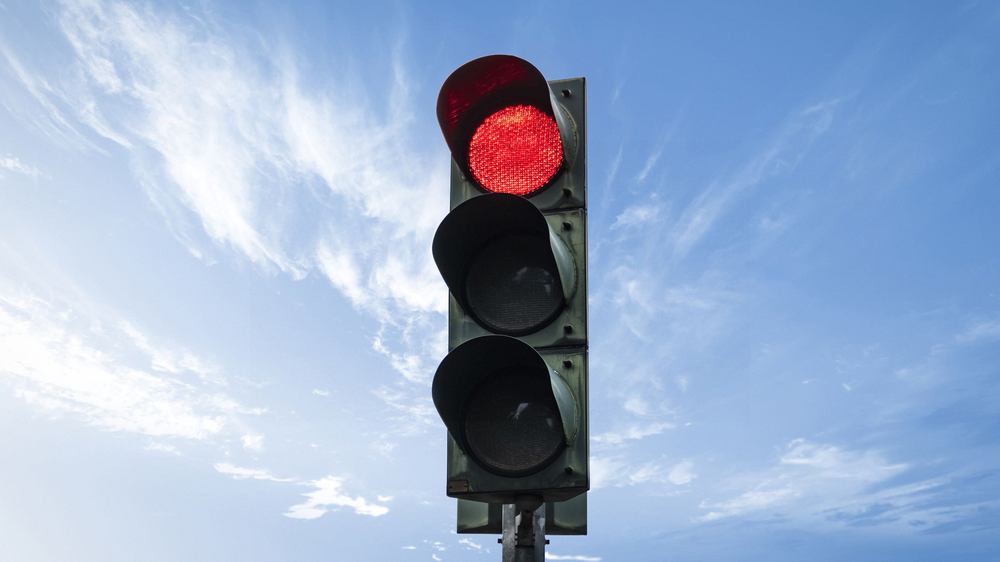
#> input picture Images/output_dummy.png, 1000 x 562 px, shrunk from 2560 x 1440 before the run, given in place of output_dummy.jpg, which was not available; the run also reads 1 picture not shown here
$ python extraction.py
#> lines starting #> are read from the running program, lines starting #| are printed output that depends on the picture; after the words box and inside, x2 and y2 are one past the last pixel; in counts of white or black regions, pixels touching at a corner belong together; pictures that were not available may be replaced by others from this repository, and a replacement may not be noted
### Codes/principal/dummy_mask.py
import numpy as np

def dummy_mask(image):

    h, w = image.shape[:2]
#> h = 562; w = 1000
    mask = np.zeros((h, w), dtype=np.uint8)

    center_x = w // 2
#> center_x = 500
    center_y =  h // 2
#> center_y = 281
    offset_x = w // 4
#> offset_x = 250
    offset_y = h//4
#> offset_y = 140

    start_x = center_x - offset_x
#> start_x = 250
    end_x = center_x + offset_x
#> end_x = 750

    start_y = center_y - offset_y
#> start_y = 141
    end_y = center_y + offset_y
#> end_y = 421

    mask[start_y : end_y, start_x : end_x] = 1

    return mask

### Codes/principal/haar_manipulation.py
import pywt
import numpy as np
import cv2


# [40 lines left out: functions scale_to_uint, scale_to_uint2, dwt_embed, not called in this run]

def dwt_extract(host, watermarked, param):

    res = np.zeros_like(host)

    for k in range(3):

        LL_original, _ = pywt.dwt2(host[:, :, k], 'haar')
        LL_watermarked, _ = pywt.dwt2(watermarked[:, :, k], 'haar')

        LL_extracted = (LL_watermarked - LL_original) / param

        zeros = np.zeros_like(LL_extracted)
        coeffs_extracted = (LL_extracted, (zeros, zeros, zeros))

        res_k = np.clip((pywt.idwt2(coeffs_extracted, 'haar').astype(np.float32)),0,255)
        res_k = cv2.resize(res_k, (host.shape[1], host.shape[0]))

        res[:, :, k] = res_k.astype(np.uint8)

    return res


# [48 lines left out: functions dwt_embed2, dwt_extract2, not called in this run]

### Codes/principal/logistic_map.py
import numpy as np


# [17 lines left out: function apply_logistic_map, not called in this run]


def invert_logistic_map(scrambled_image, f = 3.6, d_0 = 0.5):

    H, W = scrambled_image.shape[:2]
    nb_pixels = H * W

    d = np.zeros(nb_pixels)
    d[0] = d_0
    for i in range(1, nb_pixels):
        d[i] = f * d[i-1] * (1 - d[i-1])

    indices = np.argsort(np.argsort(d))

    scrambled_flat = scrambled_image.reshape(-1, scrambled_image.shape[2])
    flat_image = scrambled_flat[indices]
    image = flat_image.reshape(H, W, scrambled_image.shape[2])

    return image

### Codes/principal/arnold_cat_map.py
import numpy as np
import random

# [17 lines left out: function arnold_map, not called in this run]


def arnold_map_inv(image, M = 256, c = (1,1,1,1)):

    H, W = image.shape[:2]

    Gamma = np.array([  [1,       c[0],                  c[1]],
                        [c[2],    1+c[0]*c[2],           c[1]*c[2]],
                        [c[3],    c[0]*c[1]*c[2]*c[3],   1+c[1]*c[3]]
                    ])

    Gamma_inv = np.linalg.inv(Gamma)

    #print(f"On a la valeur du premier pixel: {image[0,0]}")
    #print(f"Ca donne {Gamma @ image[0,0]}")

    for i in range(H):
        for j in range(W):
            image[i,j] = (Gamma_inv @ image[i,j] )#% M

    return image


# [16 lines that do not run on import are left out]

### Codes/principal/extraction.py
import cv2
import numpy as np
import matplotlib.pyplot as plt

from arnold_cat_map import arnold_map_inv
from logistic_map import invert_logistic_map
from haar_manipulation import dwt_extract
from dummy_mask import dummy_mask

def get_mask(image):

    # A changer à l'occasion, selon la méthode souhaitée
    return dummy_mask(image)


def extraction_process(original_host, watermarked, output, alpha=0.04, beta=0.02):

    I = cv2.imread(original_host).astype(np.float32)
    W = cv2.imread(watermarked).astype(np.float32)


#--------------------- Application du masque ----------------------------------

    mask = dummy_mask(I)
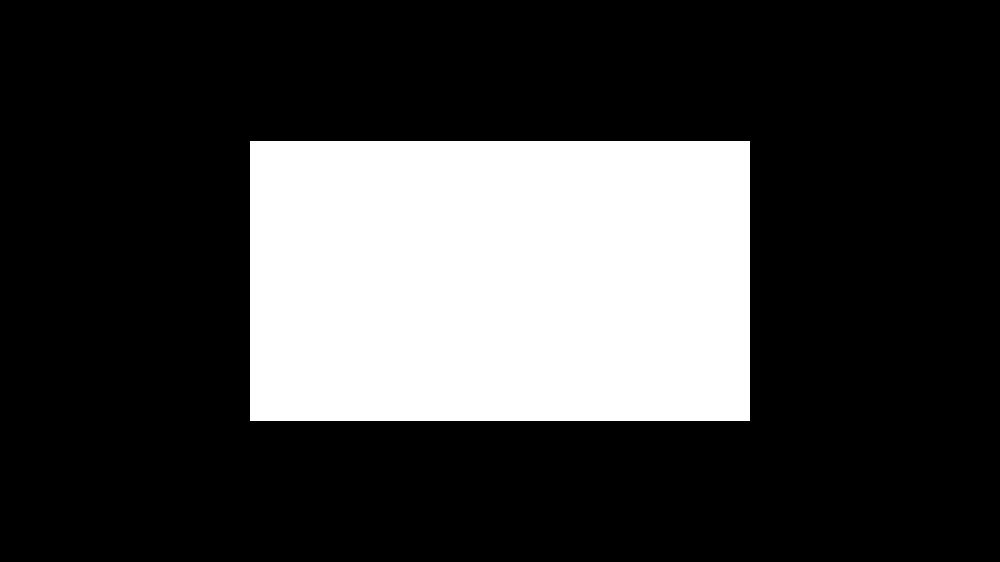
#> mask: shape (562, 1000); values 0 (black) and 1 (white), 24.9% white; 1 white region, box (x1, y1, x2, y2) and area: (250, 141, 750, 421) 140000

    mask_3d = np.repeat(mask[:, :, np.newaxis], 3, axis=2)

    """
    # Faire ca ca donne pas les bonnes dimensions
    F_I = np.array([I[:,:,0]*mask, I[:,:,1]*mask, I[:,:,2]*mask])
    B_I = np.array([I[:,:,0]*(1-mask), I[:,:,1]*(1-mask), I[:,:,2]*(1-mask)])
    """

    F_I = I * mask_3d
    B_I = I * (1 - mask_3d)
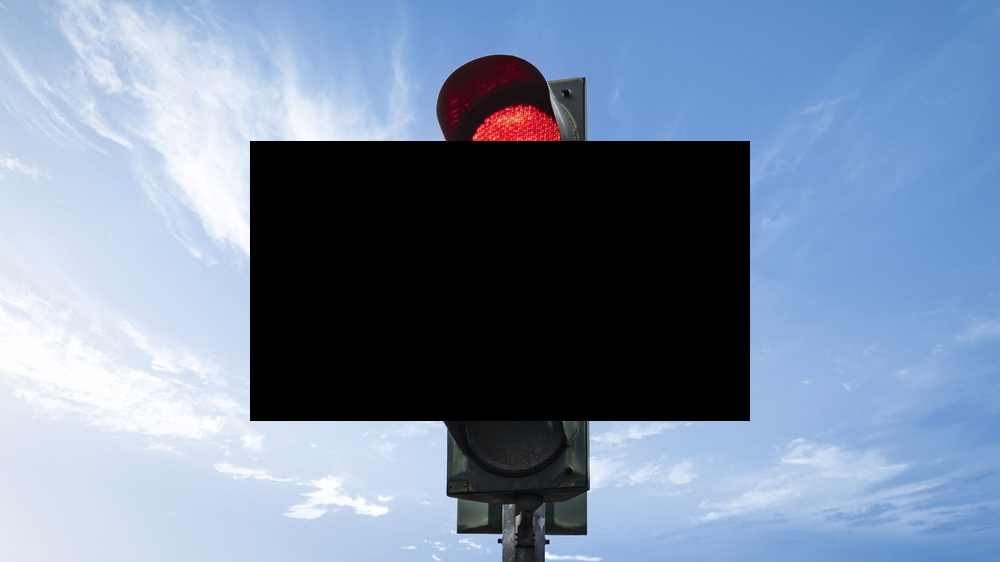
#> B_I: shape (562, 1000, 3) float32; mean B, G, R 161.6, 136.7, 119.1

    # On doit resize W sinon ca a aucun sens d'appliquer le masque de I dessus
    # En fait l'article dit tranquillou que les deux "ont" la même taille au début de 3.2
    W = cv2.resize(W, (I.shape[1],I.shape[0]))

    print(f"W a maintenant une taille {W.shape}")
#| W a maintenant une taille (562, 1000, 3)

    F_W = W * mask_3d
    B_W = W * (1 - mask_3d)


    plt.subplot(2,3,1)
    plt.title("Host Image")
    plt.imshow(cv2.cvtColor(I.astype(np.uint8), cv2.COLOR_BGR2RGB)) # Sinon les couleurs sont inversées (mais c'est marrant)

    plt.subplot(2,3,4)
    plt.title("Watermark Image")
    plt.imshow(cv2.cvtColor(W.astype(np.uint8), cv2.COLOR_BGR2RGB))

    plt.subplot(2,3,2)
    plt.title("Host Image Foreground")
    plt.imshow(cv2.cvtColor(F_I.clip(0,255).astype(np.uint8), cv2.COLOR_BGR2RGB))

    plt.subplot(2,3,3)
    plt.title("Host Background")
    plt.imshow(cv2.cvtColor(B_I.clip(0,255).astype(np.uint8), cv2.COLOR_BGR2RGB))

    plt.subplot(2,3,5)
    plt.title("Watermark  Foreground")
    plt.imshow(cv2.cvtColor(F_W.clip(0,255).astype(np.uint8), cv2.COLOR_BGR2RGB))

    plt.subplot(2,3,6)
    plt.title("Watermark Background")
    plt.imshow(cv2.cvtColor(B_W.clip(0,255).astype(np.uint8), cv2.COLOR_BGR2RGB))

    plt.show()
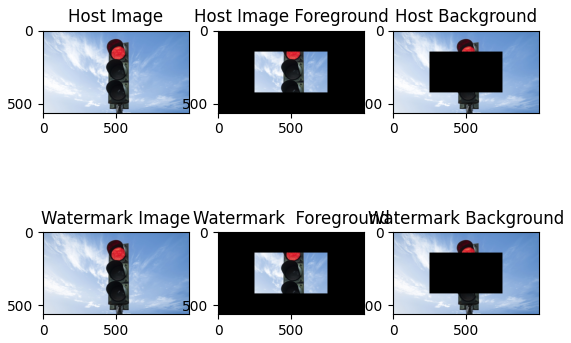
#> figure drawn by matplotlib, 6 panels


    print(f"Les images ont la forme {I.shape}")
#| Les images ont la forme (562, 1000, 3)

#--------------------------- Arnold et mélange -----------------------------

    F_LL = dwt_extract(F_I, F_W, param=alpha)
#> after the loop in dwt_extract, `for k in range(3):`:
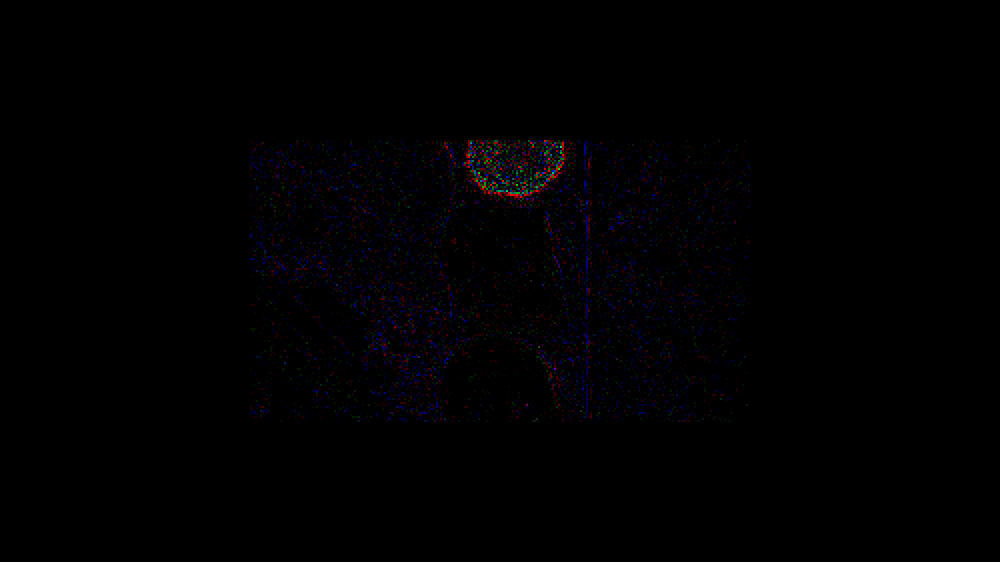
#> res: shape (562, 1000, 3) float32; mean B, G, R 1.3, 0.5, 0.9

    B_LL = dwt_extract(B_I, B_W, param=beta)
#> the loop in dwt_extract (call 2), `for k in range(3): ` made 3 passes
#> pass 1, in dwt_extract (call 2), `LL_original, _ = pywt.dwt2(host[:, :, k], 'haar')`:
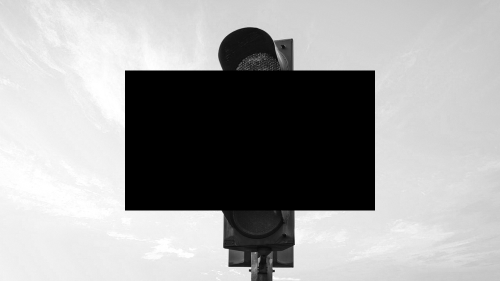
#> LL_original: shape (281, 500) float32; min 0, max 510, mean 323.1; drawn with min black and max white
#> pass 1, in dwt_extract (call 2), `LL_extracted = (LL_watermarked - LL_original) / param`:
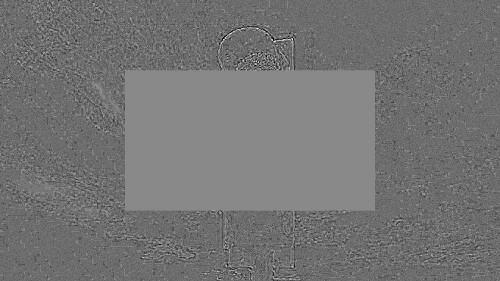
#> LL_extracted: shape (281, 500) float32; min -1350, max 1150, mean -209.3; drawn with min black and max white


    F_W_logistic = invert_logistic_map(F_LL)
    B_W_logistic = invert_logistic_map(B_LL)


    F_W_arnold = arnold_map_inv(F_W_logistic)
#> after the loop in arnold_map_inv, `for i in range(H):`:
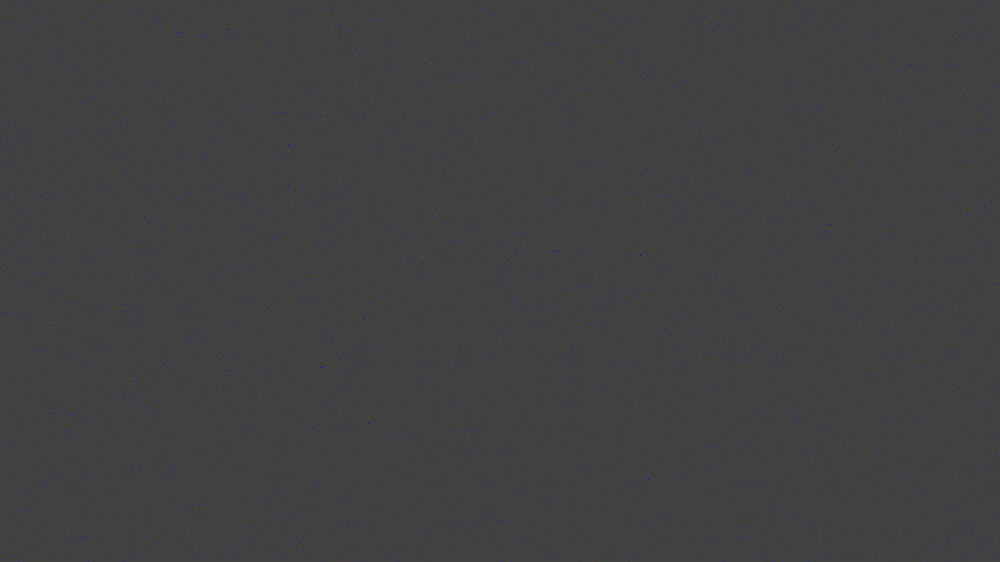
#> image: shape (562, 1000, 3) float32; mean B, G, R 2.7, -0.9, -0.5; drawn with min black and max white
    B_W_arnold = arnold_map_inv(B_W_logistic)

    res = F_W_arnold * mask_3d + B_W_arnold * (1 - mask_3d)


if __name__ == "__main__":

    extraction_process("Images/output_dummy.jpg", "Images/host.jpg", "Images/recovered_watermark.png")
